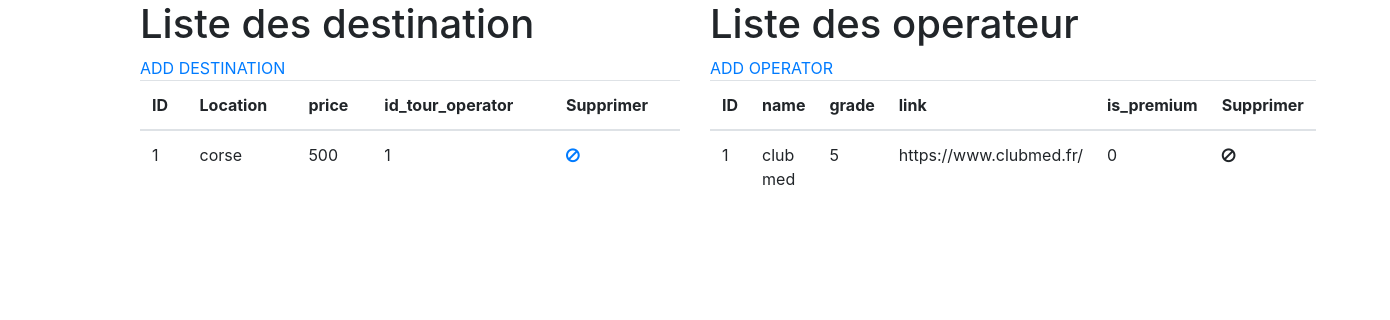
The page /interface_admin/admin_list.php on the database as committed earlier.
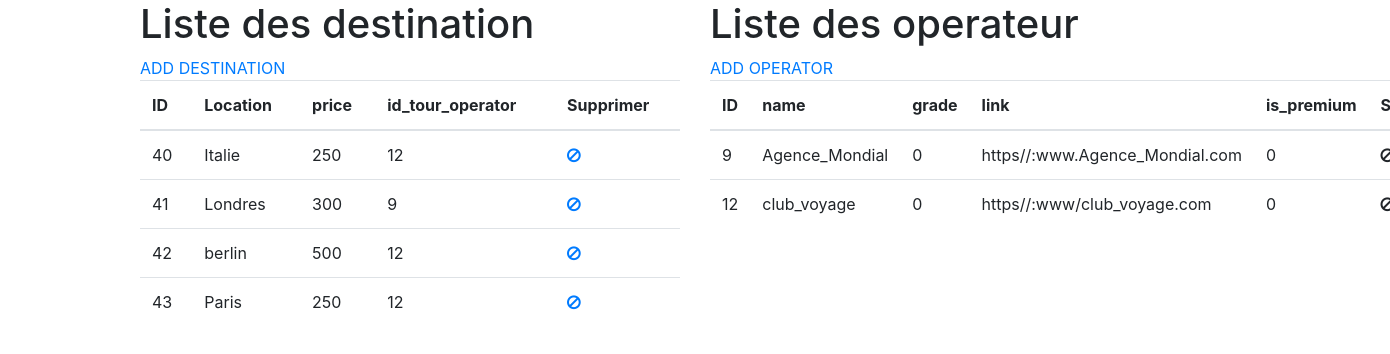
The same page on the database as committed later.
### tables this page shows
CREATE TABLE `destinations` (
  `id` int(10) NOT NULL,
  `location` varchar(150) NOT NULL,
  `price` int(10) NOT NULL,
  `id_tour_operator` int(10) NOT NULL,
  `image` varchar(255) NOT NULL,
  `imagenoiretblanc` varchar(255) NOT NULL
);

CREATE TABLE `tour_operators` (
  `id` int(10) NOT NULL,
  `name` varchar(150) NOT NULL,
  `grade` int(2) NOT NULL,
  `link` varchar(255) NOT NULL,
  `is_premium` tinyint(1) NOT NULL DEFAULT 0
);

### interface_utilisateur/class/Manager.php (called while the page is built, shortened)
<?php
class Manager {
    private $bdd;
    public function setBdd(PDO $bdd){
        $this->bdd = $bdd;
    }
    public function getAllDestination(){
    $list = [];
    $select = $this->bdd->prepare('SELECT * FROM destinations');
    $select->execute();
    foreach($select->fetchAll() as $loc){
        array_push($list, new Destination($loc));
    }
            return $list;
}
    public function getAllOperator(){
        $list = [];
        $select = $this->bdd->prepare('SELECT * FROM tour_operators');
        $select->execute();
        foreach($select->fetchAll() as $operators){
            array_push($list, new TourOperator($operators));
        }
                return $list;
    }
}

### interface_utilisateur/class/Destination.php (called while the page is built, shortened)
<?php
class Destination {
    private $id;
    private $location;
    private $price;
    private $id_tour_operator;
public function setId($id){
    $this->id = $id;
}
public function getId(){
    return $this->id;
}
public function setLocation($location){
    $this->location = $location;
}
public function getLocation(){
    return $this->location;
}
public function setPrice($price){
    $this->price = $price;
}
public function getPrice(){
    return $this->price;
}
public function setId_tour_operator($id_tour_operator){
    $this->id_tour_operator = $id_tour_operator;
}
public function getId_tour_operator(){
    return $this->id_tour_operator;
}
}

### interface_utilisateur/class/TourOperator.php (called while the page is built, shortened)
<?php
class TourOperator {
    private $id;
    private $name;
    private $grade;
    private $link;
    private $is_premium;
    public function hydrate(array $donnees)
    {
        foreach ($donnees as $key => $value)
        {
        $method = 'set'.ucfirst($key);
        }
    }
    public function setId($id){
        $this->id = $id;
    }
    public function getId(){
        return $this->id;
    }
    public function setName($name){
        $this->name = $name;
    }
    public function getName(){
        return $this->name;
    }
    public function setGrade($grade){
        $this->grade = $grade;
    }
    public function getGrade(){
        return $this->grade;
    }
    public function setLink($link){
        $this->link = $link;
    }
    public function getLink(){
        return $this->link;
    }
    public function setIs_premium($is_premium){
        $this->is_premium = $is_premium;
    }
    public function getIsPremium(){
        return $this->is_premium;
    }
}

### interface_admin/admin_list.php (the view, shortened to what the changed rows need)
<?php
include '../interface_utilisateur/config/pdo.php';
$manager = new Manager($bdd);
$list = $manager->getAllDestination();
$operator= $manager->getAllOperator();
?>
<!DOCTYPE html>
<html lang="en">
<head>
    <link rel="stylesheet" href="https://stackpath.bootstrapcdn.com/bootstrap/4.4.1/css/bootstrap.min.css">
    <link rel="stylesheet" href="https://cdnjs.cloudflare.com/ajax/libs/font-awesome/4.7.0/css/font-awesome.css">
</head>
<body>
    <main class="container">
        <div class="row">
            <section class="col-lg-6">
                <h1>Liste des destination</h1>
                <table class="table">
                    <thead>
                        <th>ID</th>
                        <th>Location</th>
                        <th>price</th>
                        <th>id_tour_operator</th>
                        <th>Supprimer</th>
                    </thead>
                    <tbody>
                        <?php
                        foreach($list as $unelist){
                        ?>
                            <tr>
                                <td><?echo($unelist->getId())?></td>
                                <td><?echo($unelist->getLocation())?></td>
                                <td><?echo($unelist->getPrice())?></td>
                                <td><?echo($unelist->getId_Tour_Operator())?></td>
                                <td><a href="process/delete_destination.php"><i class="fa fa-ban" aria-hidden="true"></i></a></td>
                            </tr>
                        <?php
                        }
                        ?>
                    </tbody>
                </table>
            </section>
            <section class="col-lg-6">
                <h1>Liste des operateur</h1>
                <table class="table">
                    <thead>
                        <th>ID</th>
                        <th>name</th>
                        <th>grade</th>
                        <th>link</th>
                        <th>is_premium</th>
                        <th>Supprimer</th>
                    </thead>
                    <tbody>
                        <?php
                        foreach($operator as $operators){
                        ?>
                            <tr>
                                <td><?echo($operators->getId())?></td>
                                <td><?echo($operators->getName())?></td>
                                <td><?echo($operators->getGrade())?></td>
                                <td><?echo($operators->getLink())?></td>
                                <td><?echo($operators->getIsPremium())?></td>
                                <td><i class="fa fa-ban" aria-hidden="true"></i></td>
                            </tr>
                        <?php
                        }
                        ?>
                    </tbody>
                </table>
            </section>
        </div>
    </main>
</body>
</html>

Rows that differ between the two databases and show on the page:
removed destinations: id "1", location "corse", price "500", id_tour_operator "1"
removed tour_operators: id "1", name "club med", grade "5", link "https://www.clubmed.fr/", is_premium "0"
added destinations: id "40", location "Italie", price "250", id_tour_operator "12"
added destinations: id "41", location "Londres", price "300", id_tour_operator "9"
added destinations: id "42", location "berlin", price "500", id_tour_operator "12"
added destinations: id "43", location "Paris", price "250", id_tour_operator "12"
added tour_operators: id "9", name "Agence_Mondial", grade "0", link "https//:www.Agence_Mondial.com", is_premium "0"
added tour_operators: id "12", name "club_voyage", grade "0", link "https//:www/club_voyage.com", is_premium "0"
